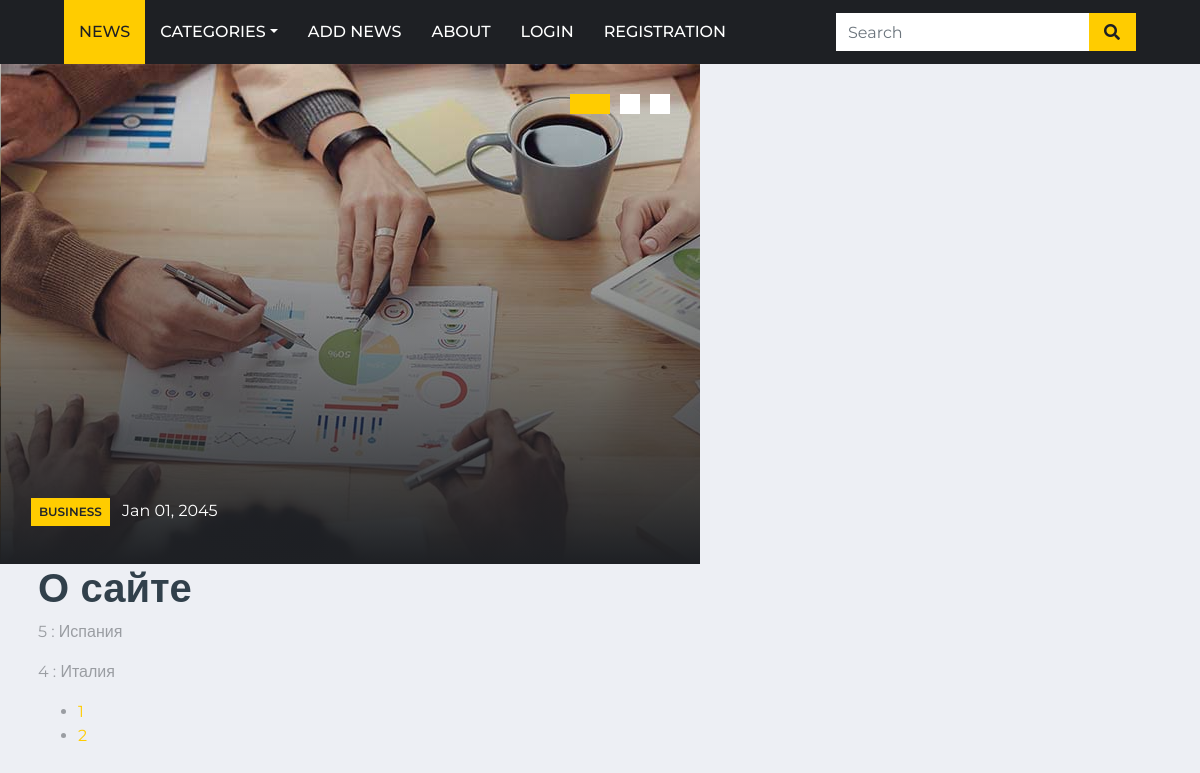
The app's page /add_news/ with its own data.
### news/models.py (models this page shows, shortened)
class News(models.Model):
    class StatusPublished(models.IntegerChoices):
        NOT_PUBLISHED = 0, 'Не опубликовано'
        PUBLISHED = 1, 'Опубликовано'
    name = models.CharField(max_length=256)
    content = models.TextField()
    slug = models.SlugField(max_length=255, unique=True, db_index=True)
    image = models.ImageField(upload_to='news_images/%Y/%m/%d', default=None, blank=True, null=True)
    category = models.ForeignKey(to=NewsCategory, on_delete=models.PROTECT, related_name='categories')
    created_at = models.DateTimeField(auto_now_add=True)
    updated_at = models.DateTimeField(auto_now=True)
    is_published = models.BooleanField(choices=tuple(map(lambda x: (bool(x[0]), x[1]), StatusPublished.choices)),
                                       default=StatusPublished.PUBLISHED)
    tags = models.ManyToManyField(to=TagNews, blank=True, related_name='tags')
    objects = models.Manager()
    published = PublishedManager()
    class Meta:
        verbose_name = 'новость'
        verbose_name_plural = 'новости'
        ordering = ['-created_at']
        indexes = [
            models.Index(fields=['-created_at'])
        ]

### news/views.py (the view)
# urls.py: path('add_news/', views.add_media, name='add_news'),
def add_media(request):
    news_list = News.objects.all()
    paginator = Paginator(news_list, 2)
    page_number = request.GET.get('page')
    page_obj = paginator.get_page(page_number)
    context = {
        'name': 'О сайте',
        'page_obj': page_obj,
    }
    return render(request, 'news/about.html', context)

### news/templates/news/about.html
{% extends 'news/base.html' %}
{% block content %}
    <div class="container">
        <h1>{{ name }}</h1>
        {% for item in page_obj %}
            <p> {{ item.pk }} : {{ item.name }}</p>
        {% endfor %}
        <nav>
            <ul>
                {% for page in page_obj.paginator.page_range %}
                    <li>
                        <a href="?page={{ page }}">{{ page }}</a>
                    </li>
                {% endfor %}
            </ul>
        </nav>
    </div>
{% endblock %}

### records on screen
News: pk "5", name "Испания"
News: pk "4", name "Италия"

### other values on screen
{{ name }} "О сайте"
{{ page }} "1" "2"
